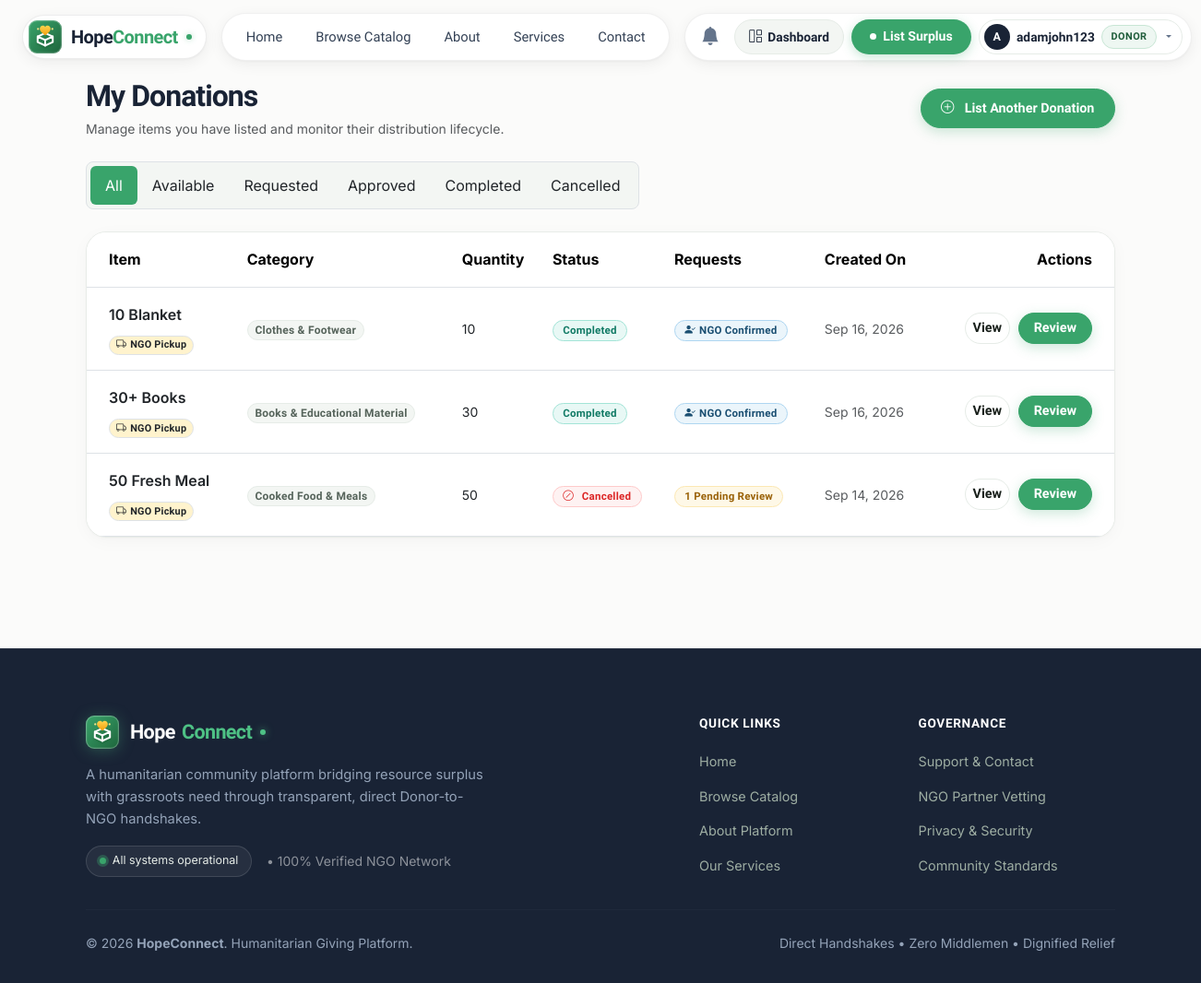
/donations/my-donations/ (signed in), run on an earlier commit of the app's database.
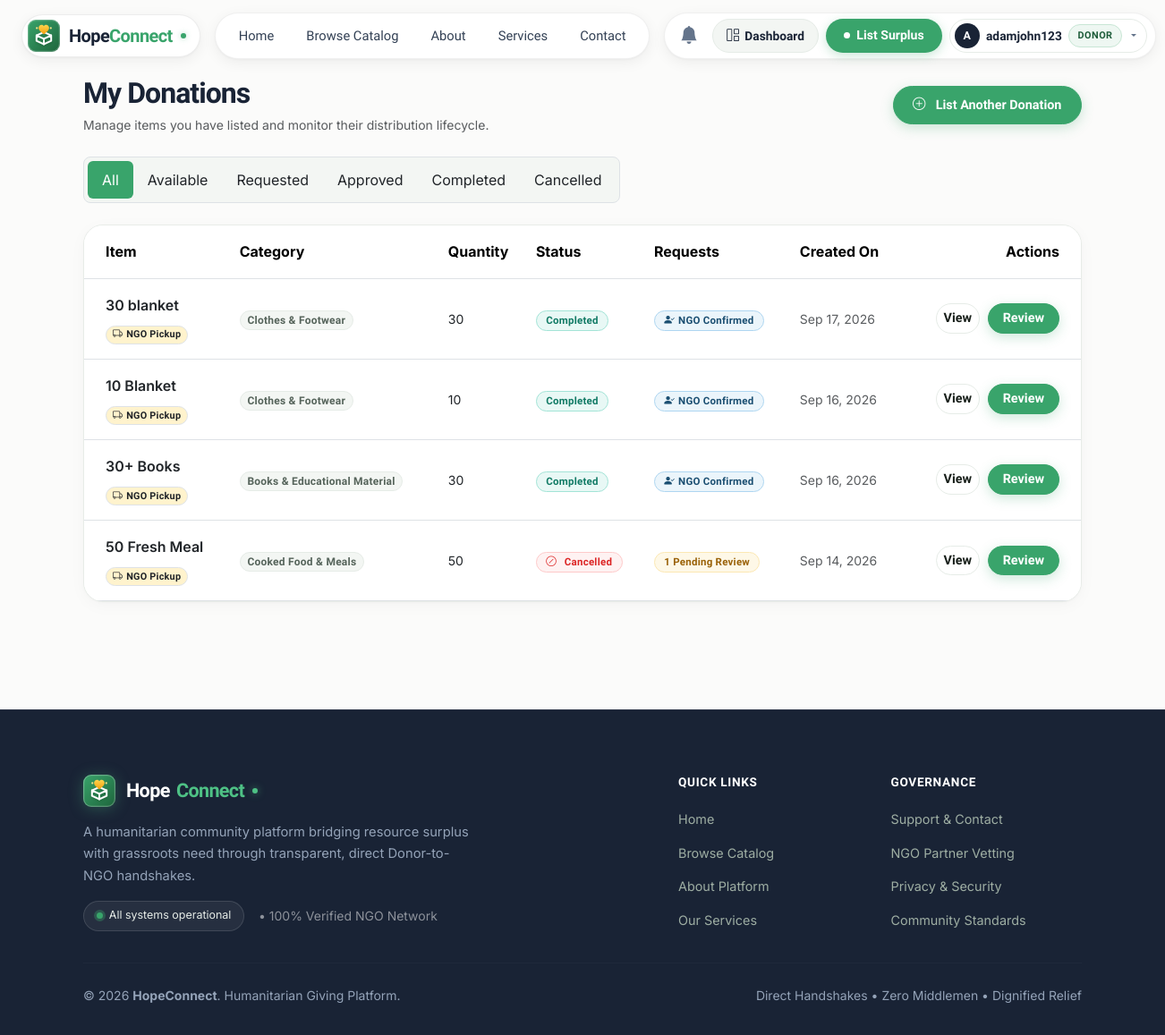
And on a later commit of the database.
### donations/models.py (models this page shows, shortened)
class Donation(models.Model):
    STATUS_AVAILABLE = 'AVAILABLE'
    STATUS_REQUESTED = 'REQUESTED'
    STATUS_APPROVED = 'APPROVED'
    STATUS_COLLECTED = 'COLLECTED'
    STATUS_COMPLETED = 'COMPLETED'
    STATUS_REJECTED = 'REJECTED'
    STATUS_CANCELLED = 'CANCELLED'
    STATUS_EXPIRED = 'EXPIRED'
    STATUS_CHOICES = [
        ('AVAILABLE', 'Available'),
        ('REQUESTED', 'Requested'),
        ('APPROVED', 'Approved'),
        ('COLLECTED', 'Collected'),
        ('COMPLETED', 'Completed'),
        ('REJECTED', 'Rejected'),
        ('CANCELLED', 'Cancelled'),
        ('EXPIRED', 'Expired'),
    ]
    DELIVERY_NGO_PICKUP = 'NGO_PICKUP'
    DELIVERY_DONOR_DELIVERY = 'DONOR_DELIVERY'
    DELIVERY_CHOICES = [
        ('NGO_PICKUP', 'NGO/organization will pick up'),
        ('DONOR_DELIVERY', 'Donor will deliver/drop off'),
    ]
    donor = models.ForeignKey(
        User,
        on_delete=models.CASCADE,
        related_name='donations'
    )
    category = models.ForeignKey(
        DonationCategory,
        on_delete=models.SET_NULL,
        null=True,
        related_name='donations'
    )
    title = models.CharField(
        max_length=200
    )
    description = models.TextField(
        blank=True
    )
    quantity = models.CharField(
        max_length=100
    )
    delivery_option = models.CharField(
        max_length=25,
        choices=DELIVERY_CHOICES,
        default='NGO_PICKUP',
        help_text="Transfer method: Donor drop-off vs NGO pickup"
    )
    dropoff_location = models.CharField(
        max_length=255,
        blank=True,
        help_text="Designated drop-off point, e.g. NGO center or community partner hub"
    )
    pickup_address = models.TextField()
    pickup_date = models.DateField(
        null=True,
        blank=True
    )
    pickup_time = models.TimeField(
        null=True,
        blank=True
    )
    expiry_date = models.DateTimeField(
        null=True,
        blank=True
    )
    image = models.ImageField(
        upload_to='donations/',
        blank=True,
        null=True
    )
    status = models.CharField(
        max_length=25,
        choices=STATUS_CHOICES,
        default='AVAILABLE'
    )
    created_at = models.DateTimeField(
        auto_now_add=True
    )
    updated_at = models.DateTimeField(
        auto_now=True
    )
    class Meta:
        verbose_name = "Donation"
        verbose_name_plural = "Donations"
        ordering = ['-created_at']

class DonationCategory(models.Model):
    name = models.CharField(
        max_length=200,
        unique=True
    )
    description = models.TextField(
        blank=True
    )
    class Meta:
        verbose_name = "Donation Category"
        verbose_name_plural = "Donation Categories"
        ordering = ['name']

### donations/views.py (the view)
# urls.py: path('my-donations/', views.my_donations, name='my_donations'),
@login_required
def my_donations(request):
    profile = getattr(request.user, 'profile', None)
    user_role = getattr(profile, 'role', '').upper() if profile else ''
    if not request.user.is_staff and user_role != 'DONOR':
        messages.error(request, "Only Donors can view their listed donations.")
        return redirect('dashboard:dashboard_home')
    donations = Donation.objects.filter(donor=request.user).select_related('category').order_by('-created_at')
    status_filter = request.GET.get('status', 'ALL')
    if status_filter != 'ALL':
        donations = donations.filter(status=status_filter)
    context = {
        'donations': donations,
        'status_filter': status_filter,
    }
    return render(request, 'donations/my_donations.html', context)

### core/context_processors.py (called while the page is built)
def hopeconnect_context(request):
    context = {
        'user_profile': None,
        'user_role': None,
        'unread_notifications_count': 0,
    }
    if request.user.is_authenticated:
        profile = getattr(request.user, 'profile', None)
        context['user_profile'] = profile
        if request.user.is_staff or request.user.is_superuser:
            context['user_role'] = 'Admin'
        elif profile:
            context['user_role'] = 'Donor' if profile.role.upper() == 'DONOR' else 'NGO'
        context['unread_notifications_count'] = request.user.notifications.filter(is_read=False).count()
    return context

### templates/donations/my_donations.html (shortened to what the changed rows need)
{% extends 'base.html' %}
{% block content %}
<div class="py-3">
    <div class="d-flex flex-wrap align-items-center justify-content-between gap-3 mb-4">
        <div>
            <h2 class="fw-bold mb-1" style="color: var(--hc-navy);">My Donations</h2>
        </div>
    </div>
    <div class="app-card p-0 overflow-hidden mb-4">
        <div class="p-0">
            {% if donations %}
            <div class="table-responsive">
                <table class="table table-hover align-middle mb-0">
                    <thead>
                        <tr>
                            <th class="ps-4 py-3">Item</th>
                            <th class="py-3">Category</th>
                            <th class="py-3">Quantity</th>
                            <th class="py-3">Status</th>
                            <th class="py-3">Requests</th>
                            <th class="py-3">Created On</th>
                            <th class="text-end pe-4 py-3">Actions</th>
                        </tr>
                    </thead>
                    <tbody>
                        {% for item in donations %}
                        <tr>
                            <td class="ps-4 py-3 fw-semibold">
                                <a href="{% url 'donation_detail' item.id %}" class="text-dark text-decoration-none">
                                    {{ item.title }}
                                </a>
                                <div class="mt-1">
                                    {% if item.delivery_option == 'DONOR_DELIVERY' %}
                                    <span class="badge bg-primary-subtle text-primary border" style="font-size: 0.68rem;">
                                        <i class="bi bi-box-arrow-in-down me-1"></i>Donor Drop-off
                                    </span>
                                    {% else %}
                                    <span class="badge bg-warning-subtle text-dark border" style="font-size: 0.68rem;">
                                        <i class="bi bi-truck me-1"></i>NGO Pickup
                                    </span>
                                    {% endif %}
                                </div>
                            </td>
                            <td class="py-3"><span class="badge bg-light text-secondary border">{{ item.category.name|default:"General" }}</span></td>
                            <td class="py-3 small text-dark">{{ item.quantity }}</td>
                            <td class="py-3">
                                {% if item.status == 'AVAILABLE' %}
                                <span class="badge badge-available">Available</span>
                                {% elif item.status == 'REQUESTED' %}
                                <span class="badge badge-requested">Requested</span>
                                {% elif item.status == 'APPROVED' %}
                                <span class="badge badge-approved">Approved</span>
                                {% elif item.status == 'COLLECTED' %}
                                <span class="badge badge-collected">Collected</span>
                                {% elif item.status == 'COMPLETED' %}
                                <span class="badge badge-completed">Completed</span>
                                {% elif item.status == 'CANCELLED' %}
                                <span class="badge badge-cancelled"><i class="bi bi-slash-circle me-1"></i>Cancelled</span>
                                {% elif item.status == 'REJECTED' %}
                                <span class="badge badge-rejected"><i class="bi bi-x-circle me-1"></i>Rejected</span>
                                {% else %}
                                <span class="badge bg-light text-secondary">{{ item.get_status_display }}</span>
                                {% endif %}
                            </td>
                            <td class="py-3">
                                {% if item.status == 'APPROVED' or item.status == 'COLLECTED' or item.status == 'COMPLETED' %}
                                <a href="{% url 'donation_detail' item.id %}" class="badge badge-approved text-decoration-none">
                                    <i class="bi bi-person-check-fill me-1"></i>NGO Confirmed
                                </a>
                                {% elif item.requests.count > 0 %}
                                <a href="{% url 'review_requests' item.id %}" class="badge badge-requested text-decoration-none">
                                    {{ item.requests.count }} Pending Review
                                </a>
                                {% else %}
                                <span class="text-muted small">None</span>
                                {% endif %}
                            </td>
                            <td class="text-muted small py-3">{{ item.created_at|date:"M d, Y" }}</td>
                            <td class="text-end pe-4 py-3">
                                <a href="{% url 'donation_detail' item.id %}" class="btn-secondary-outline btn-sm py-1 px-2 me-1">View</a>
                                {% if item.requests.count > 0 %}
                                <a href="{% url 'review_requests' item.id %}" class="btn-action btn-sm py-1 px-3">Review</a>
                                {% endif %}
                            </td>
                        </tr>
                        {% endfor %}
                    </tbody>
                </table>
            </div>
            {% endif %}
        </div>
    </div>
</div>
{% endblock %}

What changed in the data, as far as the page shows it:
added Donation: title "30 blanket", delivery_option "NGO_PICKUP" (drawn), category.name "Clothes & Footwear", quantity "30", status "Completed", created_at "Sep 17, 2026", shows "Review"
